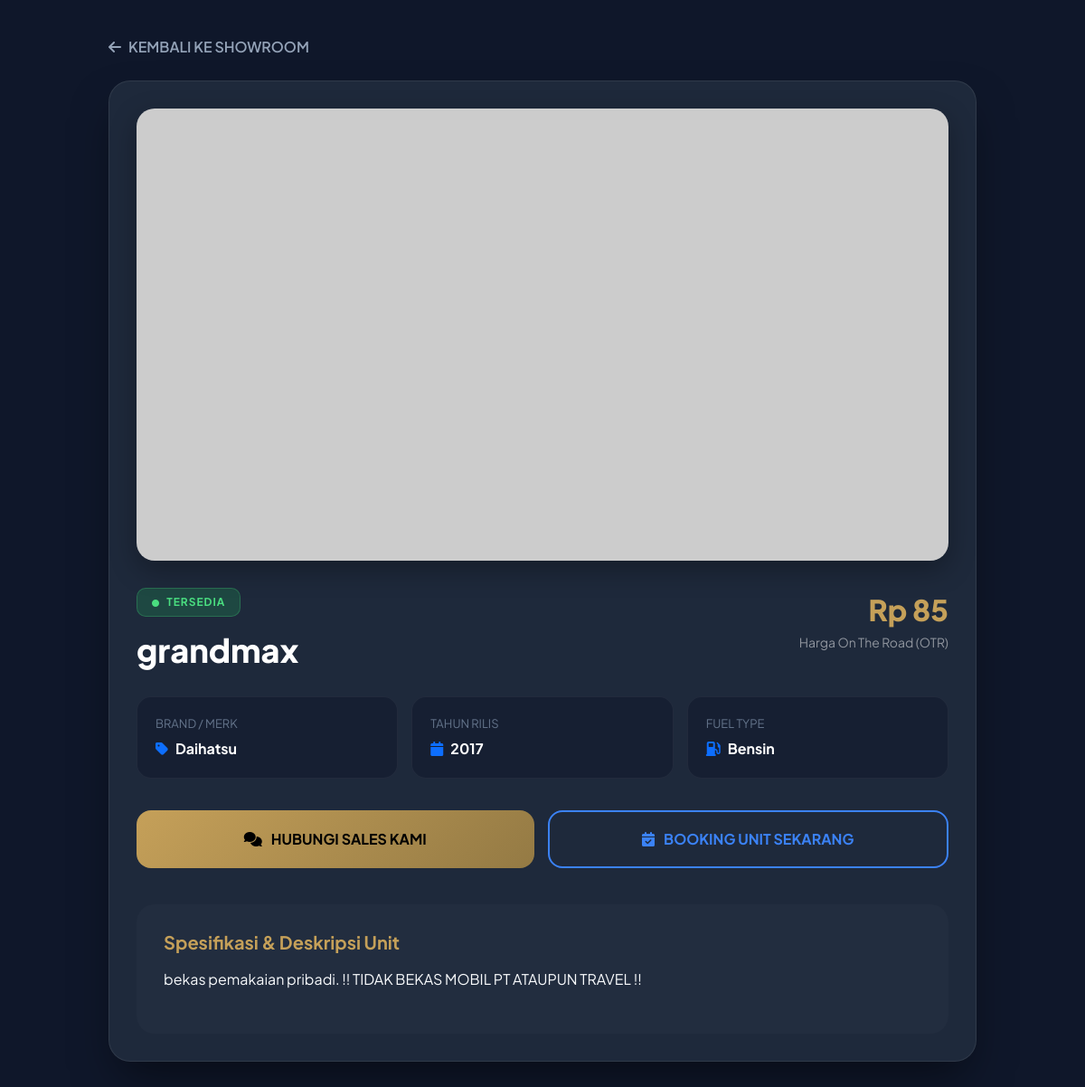
Screenshot of /detailmobil.php?id=23&from=user with the database file from the repository.
### tables this page shows
CREATE TABLE `mobil` (
  `id` int(11) NOT NULL,
  `nama_mobil` varchar(100) NOT NULL,
  `merk` varchar(50) NOT NULL,
  `tahun` int(11) NOT NULL,
  `harga` int(11) NOT NULL,
  `deskripsi` text DEFAULT NULL,
  `foto` varchar(255) DEFAULT 'default.jpg',
  `status` enum('tersedia','terjual') DEFAULT 'tersedia',
  `created_at` timestamp NOT NULL DEFAULT current_timestamp(),
  `bahan_bakar` varchar(50) DEFAULT NULL
);

### detailmobil.php (the view, shortened to what this page needs)
<?php
require 'koneksi.php';
$id = isset($_GET['id']) ? intval($_GET['id']) : 0;
$stmt = $koneksi->prepare("
    SELECT id, nama_mobil, merk, tahun, harga, deskripsi, foto, status, bahan_bakar
    FROM mobil WHERE id = ? LIMIT 1
");
$stmt->bind_param('i', $id);
$stmt->execute();
$res = $stmt->get_result();
$mobil = $res->fetch_assoc();
$fotos = [];
if (empty($fotos)) {
    $fotos[] = 'https://via.placeholder.com/900x400?text=No+Image';
}
$from = $_GET['from'] ?? 'user';
$backUrl = ($from === 'admin') ? "mobil_list.php" : "shorum.php";
$hubungiUrl = isset($_SESSION['user_id'])
    ? "hubungi_sales_pesan_kirim.php?mobil_id=" . $mobil['id']
    : "login_user_from_hubungi_sales.php?mobil_id=" . $mobil['id'];
$bookingUrl = isset($_SESSION['user_id'])
    ? "from_user_boking.php?mobil_id=" . $mobil['id']
    : "login_user_from_hubungi_sales.php?mobil_id=" . $mobil['id'];
?>
<!doctype html>
<html lang="id">
<head>
<link rel="stylesheet" href="https://cdnjs.cloudflare.com/ajax/libs/font-awesome/6.5.0/css/all.min.css">
<link href="https://cdn.jsdelivr.net/npm/bootstrap@5.3.2/dist/css/bootstrap.min.css" rel="stylesheet">
</head>
<body>
<div class="container">
    <a class="back-link" href="<?= $backUrl ?>">
        <i class="fa fa-arrow-left"></i> KEMBALI KE SHOWROOM
    </a>
    <div class="detail-card">
        <div id="carouselMobil" class="carousel slide mb-4" data-bs-ride="carousel">
            <div class="carousel-inner">
                <?php foreach($fotos as $i => $foto): ?>
                <div class="carousel-item <?= $i === 0 ? 'active' : '' ?>">
                    <img src="<?= $foto ?>" alt="Unit Gallery">
                </div>
                <?php endforeach; ?>
            </div>
        </div>
        <div class="header-section">
            <div>
                <?php $statusKey = strtolower(str_replace(" ", "", $mobil['status'])); ?>
                <span class="badge-status status-<?= $statusKey ?>">
                    <i class="fa fa-circle me-1" style="font-size: 8px;"></i> <?= strtoupper($mobil['status']) ?>
                </span>
                <h1><?= htmlspecialchars($mobil['nama_mobil']) ?></h1>
            </div>
            <div class="text-md-end">
                <div class="price-tag">Rp <?= number_format($mobil['harga'],0,',','.') ?></div>
                <small class="text-white-50">Harga On The Road (OTR)</small>
            </div>
        </div>
        <div class="spec-grid">
            <div class="spec-item">
                <span class="spec-label">Brand / Merk</span>
                <span class="spec-value"><i class="fa fa-tag text-primary me-2"></i><?= htmlspecialchars($mobil['merk']) ?></span>
            </div>
            <div class="spec-item">
                <span class="spec-label">Tahun Rilis</span>
                <span class="spec-value"><i class="fa fa-calendar text-primary me-2"></i><?= htmlspecialchars($mobil['tahun']) ?></span>
            </div>
            <div class="spec-item">
                <span class="spec-label">Fuel Type</span>
                <span class="spec-value"><i class="fa fa-gas-pump text-primary me-2"></i><?= htmlspecialchars($mobil['bahan_bakar']) ?></span>
            </div>
        </div>
        <?php if ($from === 'user'): ?>
        <div class="btn-action-group">
            <a href="<?= $hubungiUrl ?>" class="btn-premium btn-sales">
                <i class="fa fa-comments"></i> Hubungi Sales Kami
            </a>
            <a href="<?= $bookingUrl ?>" class="btn-premium btn-book">
                <i class="fa fa-calendar-check"></i> Booking Unit Sekarang
            </a>
        </div>
        <?php endif; ?>
        <div class="description-box">
            <h3>Spesifikasi & Deskripsi Unit</h3>
            <p><?= nl2br(htmlspecialchars($mobil['deskripsi'])) ?></p>
        </div>
    </div>
</div>
</body>
</html>

### detailmobil.php (style rules this page uses)
:root { --primary-gold: #c5a059; --dark-bg: #0f172a; --card-bg: #1e293b; --accent-blue: #3b82f6; }
body { font-family: 'Plus Jakarta Sans', sans-serif; background-color: var(--dark-bg); color: #f8fafc; margin: 0; }
.container { max-width: 1000px; margin: 40px auto; padding: 0 20px; }
.back-link { display: inline-flex; align-items: center; gap: 8px; color: #94a3b8; text-decoration: none; font-weight: 600; margin-bottom: 25px; transition: 0.3s; }
.detail-card { background: var(--card-bg); border: 1px solid rgba(255,255,255,0.08); border-radius: 24px; padding: 30px; box-shadow: 0 25px 50px -12px rgba(0, 0, 0, 0.5); }
.carousel-inner { border-radius: 20px; overflow: hidden; box-shadow: 0 10px 30px rgba(0,0,0,0.3); }
.carousel-inner img { width: 100%; height: 500px; object-fit: cover; }
.header-section { margin: 30px 0; display: flex; justify-content: space-between; align-items: flex-start; }
h1 { font-size: 36px; font-weight: 800; color: #fff; margin: 0; }
.price-tag { font-size: 32px; font-weight: 800; color: var(--primary-gold); }
.badge-status { display: inline-block; padding: 6px 16px; border-radius: 10px; font-size: 12px; font-weight: 700; letter-spacing: 1px; margin-bottom: 15px; }
.status-tersedia { background: rgba(34, 197, 94, 0.2); color: #4ade80; border: 1px solid #4ade8040; }
.spec-grid { display: grid; grid-template-columns: repeat(3, 1fr); gap: 15px; margin-bottom: 35px; }
.spec-item { background: rgba(15, 23, 42, 0.5); padding: 20px; border-radius: 16px; border: 1px solid rgba(255,255,255,0.05); }
.spec-label { color: #64748b; font-size: 13px; text-transform: uppercase; display: block; margin-bottom: 5px; }
.spec-value { color: #fff; font-weight: 700; font-size: 16px; }
.btn-action-group { display: flex; gap: 15px; margin-bottom: 40px; }
.btn-premium { flex: 1; padding: 18px; border-radius: 16px; font-weight: 700; text-transform: uppercase; text-decoration: none; display: flex; align-items: center; justify-content: center; gap: 10px; transition: 0.3s cubic-bezier(0.175, 0.885, 0.32, 1.275); }
.btn-sales { background: linear-gradient(135deg, #c5a059 0%, #947a44 100%); color: #000; }
.btn-book { background: transparent; border: 2px solid var(--accent-blue); color: var(--accent-blue); }
.description-box { background: rgba(255,255,255,0.02); padding: 30px; border-radius: 20px; line-height: 1.8; }
.description-box h3 { font-size: 20px; font-weight: 700; margin-bottom: 15px; color: var(--primary-gold); }

### rows the page displays
mobil: status "TERSEDIA", nama_mobil "grandmax", harga "85", merk "Daihatsu", tahun "2017", bahan_bakar "Bensin", deskripsi "bekas pemakaian pribadi. !! TIDAK BEKAS MOBIL PT ATAUPUN TRAVEL !!"
